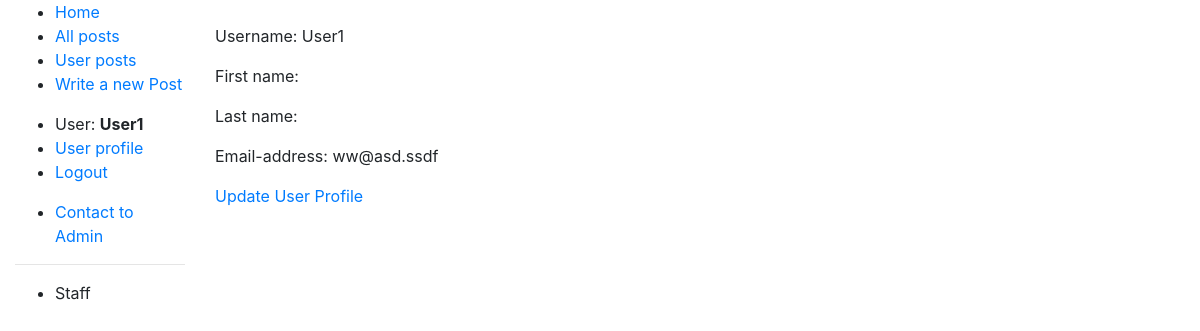
Screenshot of /accounts/profile/ (signed in) with the database file from the repository.
### blog/models.py (models this page shows)
class MyUser(AbstractUser):
    about = models.CharField(max_length=200)
    image = models.ImageField()

### blog/views.py (the view)
# urls.py: path("accounts/profile/", views.UserProfile.as_view(), name="profile"),
class UserProfile(LoginRequiredMixin, generic.DetailView):
    model = MyUser
    template_name = "registration/user_profile.html"
    def get_object(self, queryset=None):
        user = self.request.user
        return user

### templates/registration/user_profile.html
{% extends "base.html" %}
{% block content %}
    <br>
    <p>Username: {{ object.username }}</p>
    <p>First name: {{ object.first_name }}</p>
    <p>Last name: {{ object.last_name }}</p>
    <p>Email-address: {{ object.email }}</p>
    <a href="{% url "update_profile" %}">Update User Profile</a>
{% endblock %}

### templates/base.html (shortened to what this page needs)
<!DOCTYPE html>
<html lang="en">
<head>
  <link rel="stylesheet" href="https://stackpath.bootstrapcdn.com/bootstrap/4.5.2/css/bootstrap.min.css"
>
  {% load static %}
</head>
    <body>
        <div class="container-fluid">
            <div class="row">
            <div class="col-sm-2">
              {% block sidebar %}
                <ul class="sidebar-nav">
                    <li><a href="{% url 'blog:index' %}">Home</a></li>
                    <li><a href="{% url "blog:all_post" %}">All posts</a></li>
                    <li><a href="{% url 'blog:post_list' %}">User posts</a></li>
                  <li><a href="{% url 'blog:create_post' %}">Write a new Post</a></li>
                </ul>
                <ul class="sidebar-nav">
                  {% if user.is_authenticated %}
                    <li>User: <strong>{{ user.get_username }}</strong></li>
                      <li><a href="{% url 'profile' %}">User profile</a></li>
                      <li><a href="{% url 'logout' %}?next={{ request.path }}">Logout</a></li>
                      <p>
                      <li><a href="{% url "blog:contact_admin" %}?next={{ request.path }}">Contact to Admin</a></li>
                  {% else %}
                    <li><a href="{% url 'login' %}?next={{ request.path }}">Login</a></li>
                    <li><a href="{% url 'blog:register' %}?next={{ request.path }}">Register</a></li>
                  {% endif %}
                </ul>
                {% if user.is_staff %}
                  <hr/>
                  <ul class="sidebar-nav">
                    <li>Staff</li>
                  </ul>
                {% endif %}
              {% endblock %}
            </div>
                <div class="col-sm-10 ">
                    {% block content %}{% endblock %}
                </div>
            </div>
        </div>
    </body>
</html>

### rows the page displays
MyUser: get_username "User1", username "User1", email "ww@asd.ssdf"
